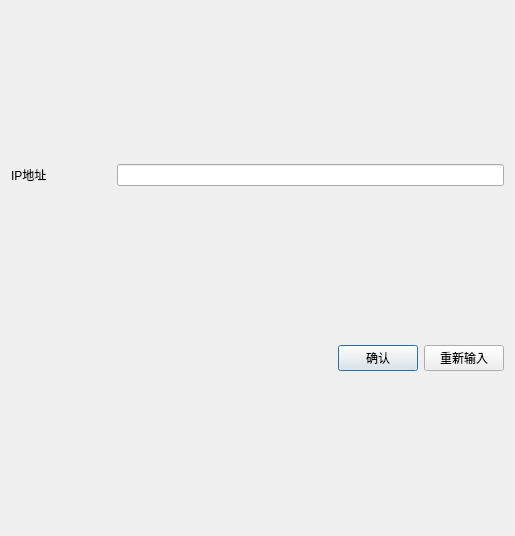
<?xml version="1.0" encoding="UTF-8"?>
<ui version="4.0">
 <class>ConnectDialog</class>
 <widget class="QDialog" name="ConnectDialog">
  <property name="geometry">
   <rect>
    <x>0</x>
    <y>0</y>
    <width>515</width>
    <height>536</height>
   </rect>
  </property>
  <property name="windowTitle">
   <string>Dialog</string>
  </property>
  <layout class="QVBoxLayout" name="verticalLayout">
   <item>
    <layout class="QGridLayout" name="gridLayout">
     <item row="0" column="0">
      <widget class="QLabel" name="label">
       <property name="sizePolicy">
        <sizepolicy hsizetype="Preferred" vsizetype="Preferred">
         <horstretch>0</horstretch>
         <verstretch>0</verstretch>
        </sizepolicy>
       </property>
       <property name="minimumSize">
        <size>
         <width>100</width>
         <height>0</height>
        </size>
       </property>
       <property name="text">
        <string>IP地址</string>
       </property>
      </widget>
     </item>
     <item row="0" column="1">
      <widget class="QLineEdit" name="IPLineEdit"/>
     </item>
    </layout>
   </item>
   <item>
    <layout class="QGridLayout" name="gridLayout_2"/>
   </item>
   <item>
    <layout class="QHBoxLayout" name="horizontalLayout">
     <item>
      <spacer name="horizontalSpacer">
       <property name="orientation">
        <enum>Qt::Horizontal</enum>
       </property>
       <property name="sizeHint" stdset="0">
        <size>
         <width>40</width>
         <height>20</height>
        </size>
       </property>
      </spacer>
     </item>
     <item>
      <widget class="QPushButton" name="YesBtn">
       <property name="text">
        <string>确认</string>
       </property>
      </widget>
     </item>
     <item>
      <widget class="QPushButton" name="RedoBtn">
       <property name="text">
        <string>重新输入</string>
       </property>
      </widget>
     </item>
    </layout>
   </item>
  </layout>
 </widget>
 <resources/>
 <connections/>
</ui>
